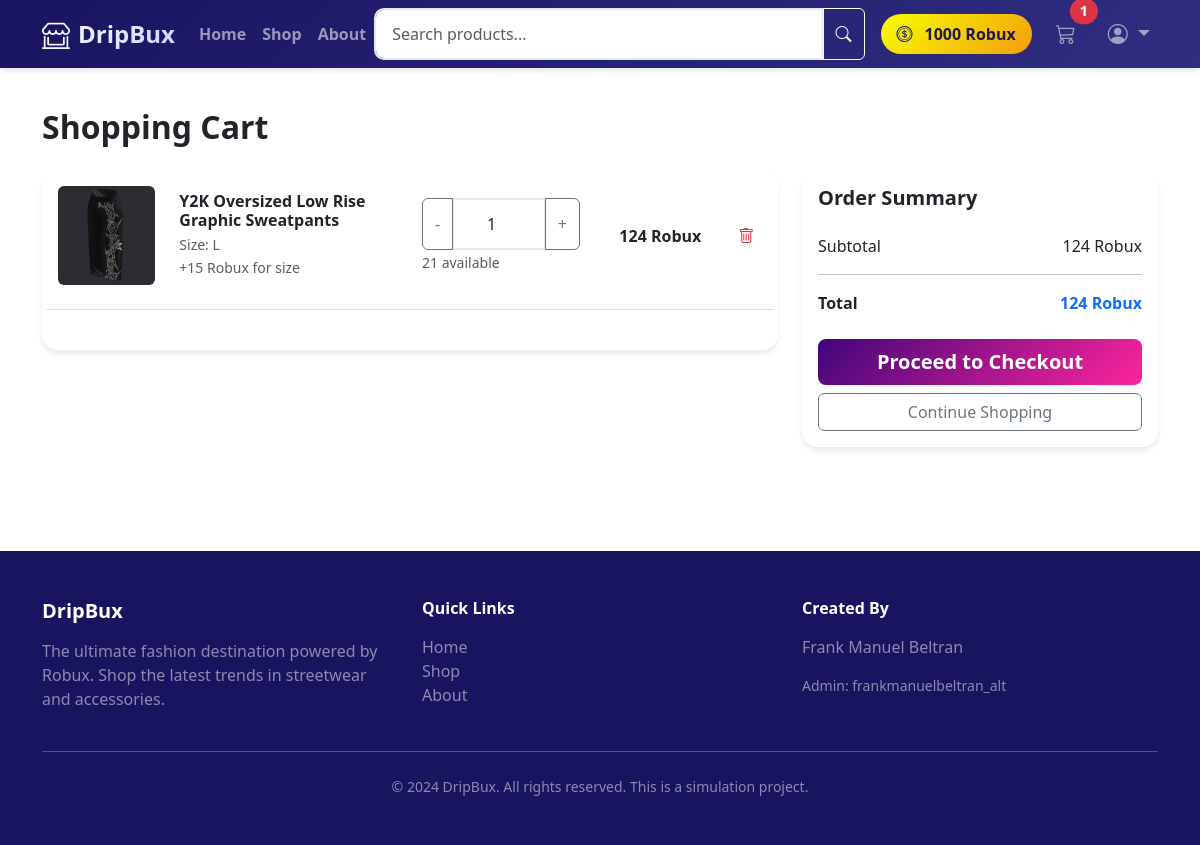
Page /shop/cart (signed in) on the committed database.
### DripBux/models.py (models this page shows, shortened)
class User(UserMixin, db.Model):
    __tablename__ = 'users'
    id = db.Column(db.Integer, primary_key=True)
    username = db.Column(db.String(80), unique=True, nullable=False, index=True)
    email = db.Column(db.String(120), unique=True, nullable=False)
    password_hash = db.Column(db.String(255), nullable=False)
    robux_balance = db.Column(db.Integer, default=1000)  # Starting balance
    is_admin = db.Column(db.Boolean, default=False)
    created_at = db.Column(db.DateTime, default=datetime.utcnow)
    addresses = db.relationship('Address', backref='user', lazy=True, cascade='all, delete-orphan')
    cart = db.relationship('Cart', backref='user', uselist=False, cascade='all, delete-orphan')
    orders = db.relationship('Order', backref='user', lazy=True, cascade='all, delete-orphan')
    wishlist_items = db.relationship('Wishlist', backref='user', lazy=True, cascade='all, delete-orphan')
    reviews = db.relationship('Review', backref='user', lazy=True, cascade='all, delete-orphan')
    transactions = db.relationship('Transaction', backref='user', lazy=True, cascade='all, delete-orphan')

class CartItem(db.Model):
    __tablename__ = 'cart_items'
    id = db.Column(db.Integer, primary_key=True)
    cart_id = db.Column(db.Integer, db.ForeignKey('carts.id'), nullable=False)
    product_id = db.Column(db.Integer, db.ForeignKey('products.id'), nullable=False)
    size_id = db.Column(db.Integer, db.ForeignKey('product_sizes.id'), nullable=False)
    quantity = db.Column(db.Integer, default=1)
    added_at = db.Column(db.DateTime, default=datetime.utcnow)
    product = db.relationship('Product')
    size = db.relationship('ProductSize')
    def get_subtotal(self):
        return (self.product.price_robux + self.size.price_modifier) * self.quantity

class Product(db.Model):
    __tablename__ = 'products'
    id = db.Column(db.Integer, primary_key=True)
    name = db.Column(db.String(150), nullable=False)
    description = db.Column(db.Text)
    category = db.Column(db.String(50), nullable=False, index=True)  # shirts, hoodies, pants, accessories
    price_robux = db.Column(db.Integer, nullable=False)
    image_url = db.Column(db.String(255))
    additional_images = db.Column(db.JSON)  # List of additional image URLs
    is_active = db.Column(db.Boolean, default=True)
    created_at = db.Column(db.DateTime, default=datetime.utcnow)
    sizes = db.relationship('ProductSize', backref='product', lazy=True, cascade='all, delete-orphan')
    reviews = db.relationship('Review', backref='product', lazy=True, cascade='all, delete-orphan')
    order_items = db.relationship('OrderItem', backref='product', lazy=True)

class ProductSize(db.Model):
    __tablename__ = 'product_sizes'
    id = db.Column(db.Integer, primary_key=True)
    product_id = db.Column(db.Integer, db.ForeignKey('products.id'), nullable=False)
    size = db.Column(db.String(10), nullable=False)  # XS, S, M, L, XL, XXL
    stock = db.Column(db.Integer, default=0)
    price_modifier = db.Column(db.Integer, default=0)  # Additional cost for this size

### DripBux/routes/shop.py (the view)
@shop_bp.route('/cart')
@login_required
def view_cart():
    cart = current_user.cart
    if not cart:
        cart = Cart(user_id=current_user.id)
        db.session.add(cart)
        db.session.commit()
    for item in cart.items:
        if item.quantity > item.size.stock:
            item.quantity = item.size.stock
            flash(f'Updated {item.product.name} quantity due to stock changes.', 'warning')
    db.session.commit()
    return render_template('shop/cart.html', cart=cart)

### DripBux/models.py (called while the page is built)
    def get_total_items(self):
        return sum(item.quantity for item in self.items)

    def get_subtotal(self):
        return sum(item.get_subtotal() for item in self.items)

### DripBux/templates/shop/cart.html (shortened to what this page needs)
{% extends "base.html" %}
{% block content %}
<div class="container py-4">
    <h2 class="fw-bold mb-4">Shopping Cart</h2>
    {% if cart and cart.items %}
    <div class="row">
        <div class="col-lg-8">
            <div class="card">
                <div class="card-body">
                    {% for item in cart.items %}
                    <div class="row align-items-center mb-4 pb-4 border-bottom" data-item-id="{{ item.id }}">
                        <div class="col-md-2">
                            <img src="{{ url_for('static', filename=item.product.image_url or 'images/placeholder.jpg') }}" class="img-fluid rounded" alt="{{ item.product.name }}">
                        </div>
                        <div class="col-md-4">
                            <h6 class="fw-bold mb-1">{{ item.product.name }}</h6>
                            <p class="text-muted small mb-0">Size: {{ item.size.size }}</p>
                            {% if item.size.price_modifier > 0 %}
                            <small class="text-muted">+{{ item.size.price_modifier }} Robux for size</small>
                            {% endif %}
                        </div>
                        <div class="col-md-3">
                            <div class="input-group">
                                <button class="btn btn-outline-secondary" type="button" onclick="updateQuantity({{ item.id }}, -1)">-</button>
                                <input type="number" class="form-control text-center" value="{{ item.quantity }}" min="1" max="{{ item.size.stock }}" readonly>
                                <button class="btn btn-outline-secondary" type="button" onclick="updateQuantity({{ item.id }}, 1)">+</button>
                            </div>
                            <small class="text-muted">{{ item.size.stock }} available</small>
                        </div>
                        <div class="col-md-2 text-end">
                            <p class="fw-bold mb-0 item-subtotal">{{ item.get_subtotal() }} Robux</p>
                        </div>
                        <div class="col-md-1 text-end">
                            <form action="{{ url_for('shop.remove_from_cart', item_id=item.id) }}" method="POST" class="d-inline">
                                <button type="submit" class="btn btn-link text-danger" onclick="return confirm('Remove this item?')">
                                    <i class="bi bi-trash"></i>
                                </button>
                            </form>
                        </div>
                    </div>
                    {% endfor %}
                </div>
            </div>
        </div>
        <div class="col-lg-4">
            <div class="card sticky-top" style="top: 100px;">
                <div class="card-body">
                    <h5 class="fw-bold mb-4">Order Summary</h5>
                    <div class="d-flex justify-content-between mb-2">
                        <span>Subtotal</span>
                        <span id="cart-subtotal">{{ cart.get_subtotal() }} Robux</span>
                    </div>
                    <hr>
                    <div class="d-flex justify-content-between mb-4">
                        <span class="fw-bold">Total</span>
                        <span class="fw-bold text-primary" id="cart-total">{{ cart.get_subtotal() }} Robux</span>
                    </div>
                    <a href="{{ url_for('shop.checkout_shipping') }}" class="btn btn-primary btn-lg w-100">
                        Proceed to Checkout
                    </a>
                    <a href="{{ url_for('main.search') }}" class="btn btn-outline-secondary w-100 mt-2">
                        Continue Shopping
                    </a>
                </div>
            </div>
        </div>
    </div>
    {% endif %}
</div>
{% endblock %}

### DripBux/templates/base.html (shortened to what this page needs)
<!DOCTYPE html>
<html lang="en">
<head>
    <link href="https://cdn.jsdelivr.net/npm/bootstrap@5.3.0/dist/css/bootstrap.min.css" rel="stylesheet">
    <link rel="stylesheet" href="https://cdn.jsdelivr.net/npm/bootstrap-icons@1.10.0/font/bootstrap-icons.css">
</head>
<body>
    <nav class="navbar navbar-expand-lg navbar-dark sticky-top">
        <div class="container">
            <a class="navbar-brand d-flex align-items-center" href="{{ url_for('main.index') }}">
                <i class="bi bi-shop-window me-2 fs-3"></i>
                <span class="fw-bold">DripBux</span>
            </a>
            <div class="collapse navbar-collapse" id="navbarNav">
                <ul class="navbar-nav me-auto mb-2 mb-lg-0">
                    <li class="nav-item">
                        <a class="nav-link fw-semibold" href="{{ url_for('main.index') }}">Home</a>
                    </li>
                    <li class="nav-item">
                        <a class="nav-link fw-semibold" href="{{ url_for('main.search') }}">Shop</a>
                    </li>
                    <li class="nav-item">
                        <a class="nav-link fw-semibold" href="{{ url_for('main.about') }}">About</a>
                    </li>
                </ul>
                <form class="d-flex me-3 flex-grow-1 flex-lg-auto" action="{{ url_for('main.search') }}" method="GET">
                    <div class="input-group w-100">
                        <input type="search" name="query" class="form-control" placeholder="Search products..." aria-label="Search">
                        <button class="btn btn-outline-light" type="submit"><i class="bi bi-search"></i></button>
                    </div>
                </form>
                <ul class="navbar-nav align-items-center">
                    {% if current_user.is_authenticated %}
                    <li class="nav-item me-3 d-flex align-items-center">
                        <span class="robux-badge">
                            <i class="bi bi-coin me-1"></i>
                            {{ current_user.robux_balance }} Robux
                        </span>
                    </li>
                    <li class="nav-item me-3 position-relative">
                        <a class="nav-link position-relative fs-5" href="{{ url_for('shop.view_cart') }}">
                            <i class="bi bi-cart3"></i>
                            {% if current_user.cart and current_user.cart.get_total_items() > 0 %}
                            <span class="position-absolute top-0 start-100 translate-middle badge rounded-pill bg-danger">
                                {{ current_user.cart.get_total_items() }}
                            </span>
                            {% endif %}
                        </a>
                    </li>
                    <li class="nav-item dropdown">
                        <a class="nav-link dropdown-toggle fs-5" href="#" role="button" data-bs-toggle="dropdown">
                            <i class="bi bi-person-circle"></i>
                        </a>
                    </li>
                    {% endif %}
                </ul>
            </div>
        </div>
    </nav>
    {% block content %}{% endblock %}
    <footer class="footer">
        <div class="container">
            <div class="row">
                <div class="col-md-4">
                    <h5 class="fw-bold mb-3">DripBux</h5>
                    <p class="text-white-50">The ultimate fashion destination powered by Robux. Shop the latest trends in streetwear and accessories.</p>
                </div>
                <div class="col-md-4">
                    <h6 class="fw-bold mb-3">Quick Links</h6>
                    <ul class="list-unstyled">
                        <li><a href="{{ url_for('main.index') }}" class="text-white-50 text-decoration-none">Home</a></li>
                        <li><a href="{{ url_for('main.search') }}" class="text-white-50 text-decoration-none">Shop</a></li>
                        <li><a href="{{ url_for('main.about') }}" class="text-white-50 text-decoration-none">About</a></li>
                    </ul>
                </div>
                <div class="col-md-4">
                    <h6 class="fw-bold mb-3">Created By</h6>
                    <p class="text-white-50">Frank Manuel Beltran</p>
                    <p class="text-white-50 small">Admin: frankmanuelbeltran_alt</p>
                </div>
            </div>
            <hr class="my-4">
            <div class="text-center text-white-50 small">
                &copy; 2024 DripBux. All rights reserved. This is a simulation project.
            </div>
        </div>
    </footer>
</body>
</html>

### DripBux/templates/base.html (style rules this page uses)
:root { --primary-color: #40057b; --secondary-color: #fe249c; --accent-color: #ec4899; --dark-bg: #191460; --light-bg: #ffffff; }
body { font-family: 'Segoe UI', Tahoma, Geneva, Verdana, sans-serif; background-color: var(--light-bg); }
.navbar { background: linear-gradient(135deg, var(--dark-bg) 0%, #312e81 100%); box-shadow: 0 4px 6px -1px rgba(0, 0, 0, 0.1); }
.navbar-brand { font-weight: 800; font-size: 1.5rem; background: linear-gradient(135deg, #fff 0%, #c7d2fe 100%); -webkit-background-clip: text; -webkit-text-fill-color: transparent; }
.robux-badge { background: linear-gradient(135deg, #f7ff01 0%, #f59e0b 100%); color: #1e1b4b; font-weight: 700; padding: 0.5rem 1rem; border-radius: 9999px; display: inline-flex; align-items: center; gap: 0.5rem; }
.btn-primary { background: linear-gradient(135deg, var(--primary-color) 0%, var(--secondary-color) 100%); border: none; font-weight: 600; }
.card { border: none; border-radius: 16px; box-shadow: 0 4px 6px -1px rgba(0, 0, 0, 0.1); transition: all 0.3s ease; }
.footer { background: var(--dark-bg); color: white; padding: 3rem 0; margin-top: 5rem; }
.form-control, .form-select { border-radius: 10px; border: 2px solid #e5e7eb; padding: 0.75rem 1rem; }

### rows in the picture
User: robux_balance "1000"
CartItem: cart.get_total_items "1", image_url (picture), product.name "Y2K Oversized Low Rise Graphic Sweatpants", size.size "L", size.price_modifier "15", quantity "1", size.stock "21", get_subtotal "124"
Product: get_subtotal "124"
